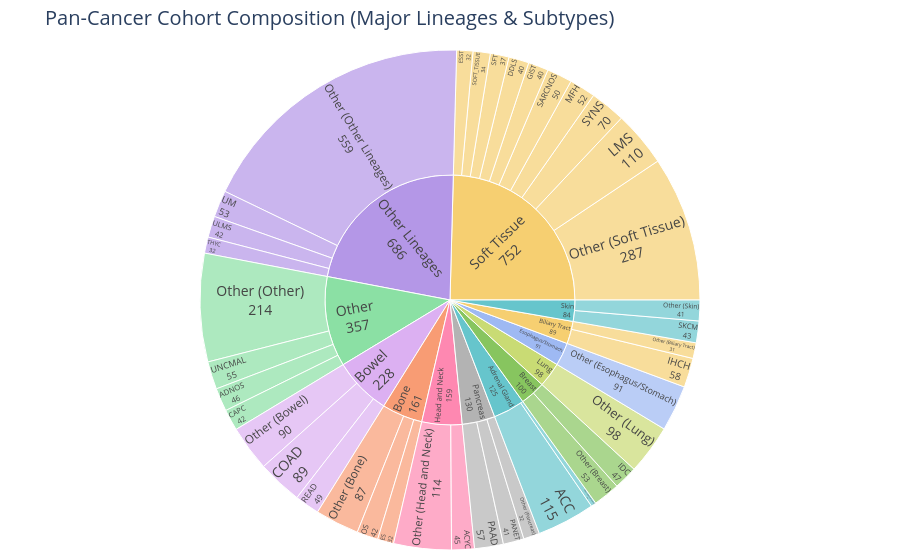

The notebook cell saved with this chart:
### Code cell
cohort_df = res[['random_id', 'Oncotree Code']].drop_duplicates()
cohort_lineage_df = pd.merge(cohort_df, oncotree_mapping, on='Oncotree Code', how='left')

cohort_lineage_df['Lineage'] = cohort_lineage_df['Lineage'].fillna('Other')

TOP_N_LINEAGES = 12    
MIN_SUBTYPE_SAMPLES = 30 

top_lineages = cohort_lineage_df['Lineage'].value_counts().nlargest(TOP_N_LINEAGES).index
cohort_lineage_df['Clean_Lineage'] = cohort_lineage_df['Lineage'].apply(
    lambda x: x if x in top_lineages else 'Other Lineages'
)

subtype_counts = cohort_lineage_df.groupby(['Clean_Lineage', 'Oncotree Code']).size().reset_index(name='Count')

def bin_small_subtypes(df, min_samples):
    processed = []
    for lineage, group in df.groupby('Clean_Lineage'):
        large = group[group['Count'] >= min_samples].copy()
        small_count = group[group['Count'] < min_samples]['Count'].sum()
        
        if small_count > 0:
            other_row = pd.DataFrame([{
                'Clean_Lineage': lineage,
                'Oncotree Code': f'Other ({lineage})',
                'Count': small_count
            }])
            large = pd.concat([large, other_row], ignore_index=True)
        processed.append(large)
    return pd.concat(processed, ignore_index=True)

clean_counts = bin_small_subtypes(subtype_counts, min_samples=MIN_SUBTYPE_SAMPLES)

fig = px.sunburst(
    clean_counts,
    path=['Clean_Lineage', 'Oncotree Code'],
    values='Count',
    color='Clean_Lineage',
    color_discrete_sequence=px.colors.qualitative.Pastel,
    title='Pan-Cancer Cohort Composition (Major Lineages & Subtypes)'
)

fig.update_traces(
    textinfo="label+value",
    insidetextorientation="radial"
)
fig.update_layout(
    margin=dict(t=50, l=10, r=10, b=10),
    font=dict(size=14)
)
fig.show()

### Figure 1 — Plotly figure (JSON) as saved in the notebook; plotly's stock layout.template omitted (floating-point values rounded to 4 significant figures)
{"data": [{"branchvalues": "total", "customdata": [["Adrenal Gland"], ["Adrenal Gland"], ["Adrenal Gland"], ["Biliary Tract"], ["Biliary Tract"], ["Biliary Tract"], ["Bone"], ["Bone"], ["Bone"], ["Bone"], ["Bowel"], ["Bowel"], ["Bowel"], ["Bowel"], ["Breast"], ["Breast"], ["Breast"], ["Esophagus/Stomach"], ["Esophagus/Stomach"], ["Head and Neck"], ["Head and Neck"], ["Head and Neck"], ["Lung"], ["Lung"], ["Other"], ["Other"], ["Other"], ["Other"], ["Other"], ["Other Lineages"], ["Other Lineages"], ["Other Lineages"], ["Other Lineages"], ["Other Lineages"], ["Pancreas"], ["Pancreas"], ["Pancreas"], ["Pancreas"], ["Skin"], ["Skin"], ["Skin"], ["Soft Tissue"], ["Soft Tissue"], ["Soft Tissue"], ["Soft Tissue"], ["Soft Tissue"], ["Soft Tissue"], ["Soft Tissue"], ["Soft Tissue"], ["Soft Tissue"], ["Soft Tissue"], ["Soft Tissue"]], "domain": {"x": [0, 1], "y": [0, 1]}, "hovertemplate": "labels=%{label}<br>Count=%{value}<br>parent=%{parent}<br>id=%{id}<br>Clean_Lineage=%{customdata[0]}<extra></extra>", "ids": ["Adrenal Gland/ACC", "Adrenal Gland", "Adrenal Gland/Other (Adrenal Gland)", "Biliary Tract/IHCH", "Biliary Tract/Other (Biliary Tract)", "Biliary Tract", "Bone/ES", "Bone/OS", "Bone/Other (Bone)", "Bone", "Bowel", "Bowel/READ", "Bowel/COAD", "Bowel/Other (Bowel)", "Breast/Other (Breast)", "Breast", "Breast/IDC", "Esophagus/Stomach/Other (Esophagus/Stomach)", "Esophagus/Stomach", "Head and Neck", "Head and Neck/ACYC", "Head and Neck/Other (Head and Neck)", "Lung", "Lung/Other (Lung)", "Other", "Other/UNCMAL", "Other/Other (Other)", "Other/ADNOS", "Other/CAPC", "Other Lineages/Other (Other Lineages)", "Other Lineages/UM", "Other Lineages/ULMS", "Other Lineages/THYC", "Other Lineages", "Pancreas", "Pancreas/PANET", "Pancreas/Other (Pancreas)", "Pancreas/PAAD", "Skin/Other (Skin)", "Skin/SKCM", "Skin", "Soft Tissue/SOFT_TISSUE", "Soft Tissue/SYNS", "Soft Tissue/Other (Soft Tissue)", "Soft Tissue/SARCNOS", "Soft Tissue/MFH", "Soft Tissue/LMS", "Soft Tissue/GIST", "Soft Tissue/ESST", "Soft Tissue/DDLS", "Soft Tissue/SFT", "Soft Tissue"], "insidetextorientation": "radial", "labels": ["ACC", "Adrenal Gland", "Other (Adrenal Gland)", "IHCH", "Other (Biliary Tract)", "Biliary Tract", "ES", "OS", "Other (Bone)", "Bone", "Bowel", "READ", "COAD", "Other (Bowel)", "Other (Breast)", "Breast", "IDC", "Other (Esophagus/Stomach)", "Esophagus/Stomach", "Head and Neck", "ACYC", "Other (Head and Neck)", "Lung", "Other (Lung)", "Other", "UNCMAL", "Other (Other)", "ADNOS", "CAPC", "Other (Other Lineages)", "UM", "ULMS", "THYC", "Other Lineages", "Pancreas", "PANET", "Other (Pancreas)", "PAAD", "Other (Skin)", "SKCM", "Skin", "SOFT_TISSUE", "SYNS", "Other (Soft Tissue)", "SARCNOS", "MFH", "LMS", "GIST", "ESST", "DDLS", "SFT", "Soft Tissue"], "marker": {"colors": ["rgb(102, 197, 204)", "rgb(102, 197, 204)", "rgb(102, 197, 204)", "rgb(246, 207, 113)", "rgb(246, 207, 113)", "rgb(246, 207, 113)", "rgb(248, 156, 116)", "rgb(248, 156, 116)", "rgb(248, 156, 116)", "rgb(248, 156, 116)", "rgb(220, 176, 242)", "rgb(220, 176, 242)", "rgb(220, 176, 242)", "rgb(220, 176, 242)", "rgb(135, 197, 95)", "rgb(135, 197, 95)", "rgb(135, 197, 95)", "rgb(158, 185, 243)", "rgb(158, 185, 243)", "rgb(254, 136, 177)", "rgb(254, 136, 177)", "rgb(254, 136, 177)", "rgb(201, 219, 116)", "rgb(201, 219, 116)", "rgb(139, 224, 164)", "rgb(139, 224, 164)", "rgb(139, 224, 164)", "rgb(139, 224, 164)", "rgb(139, 224, 164)", "rgb(180, 151, 231)", "rgb(180, 151, 231)", "rgb(180, 151, 231)", "rgb(180, 151, 231)", "rgb(180, 151, 231)", "rgb(179, 179, 179)", "rgb(179, 179, 179)", "rgb(179, 179, 179)", "rgb(179, 179, 179)", "rgb(102, 197, 204)", "rgb(102, 197, 204)", "rgb(102, 197, 204)", "rgb(246, 207, 113)", "rgb(246, 207, 113)", "rgb(246, 207, 113)", "rgb(246, 207, 113)", "rgb(246, 207, 113)", "rgb(246, 207, 113)", "rgb(246, 207, 113)", "rgb(246, 207, 113)", "rgb(246, 207, 113)", "rgb(246, 207, 113)", "rgb(246, 207, 113)"]}, "name": "", "parents": ["Adrenal Gland", "", "Adrenal Gland", "Biliary Tract", "Biliary Tract", "", "Bone", "Bone", "Bone", "", "", "Bowel", "Bowel", "Bowel", "Breast", "", "Breast", "Esophagus/Stomach", "", "", "Head and Neck", "Head and Neck", "", "Lung", "", "Other", "Other", "Other", "Other", "Other Lineages", "Other Lineages", "Other Lineages", "Other Lineages", "", "", "Pancreas", "Pancreas", "Pancreas", "Skin", "Skin", "", "Soft Tissue", "Soft Tissue", "Soft Tissue", "Soft Tissue", "Soft Tissue", "Soft Tissue", "Soft Tissue", "Soft Tissue", "Soft Tissue", "Soft Tissue", ""], "textinfo": "label+value", "type": "sunburst", "values": [115.0, 125.0, 10.0, 58.0, 31.0, 89.0, 32.0, 42.0, 87.0, 161.0, 228.0, 49.0, 89.0, 90.0, 53.0, 100.0, 47.0, 91.0, 91.0, 159.0, 45.0, 114.0, 98.0, 98.0, 357.0, 55.0, 214.0, 46.0, 42.0, 559.0, 53.0, 42.0, 32.0, 686.0, 130.0, 41.0, 32.0, 57.0, 41.0, 43.0, 84.0, 34.0, 70.0, 287.0, 50.0, 52.0, 110.0, 40.0, 32.0, 40.0, 37.0, 752.0]}], "layout": {"font": {"size": 14}, "legend": {"tracegroupgap": 0}, "margin": {"b": 10, "l": 10, "r": 10, "t": 50}, "sunburstcolorway": ["rgb(102, 197, 204)", "rgb(246, 207, 113)", "rgb(248, 156, 116)", "rgb(220, 176, 242)", "rgb(135, 197, 95)", "rgb(158, 185, 243)", "rgb(254, 136, 177)", "rgb(201, 219, 116)", "rgb(139, 224, 164)", "rgb(180, 151, 231)", "rgb(179, 179, 179)"], "title": {"text": "Pan-Cancer Cohort Composition (Major Lineages & Subtypes)"}}}
